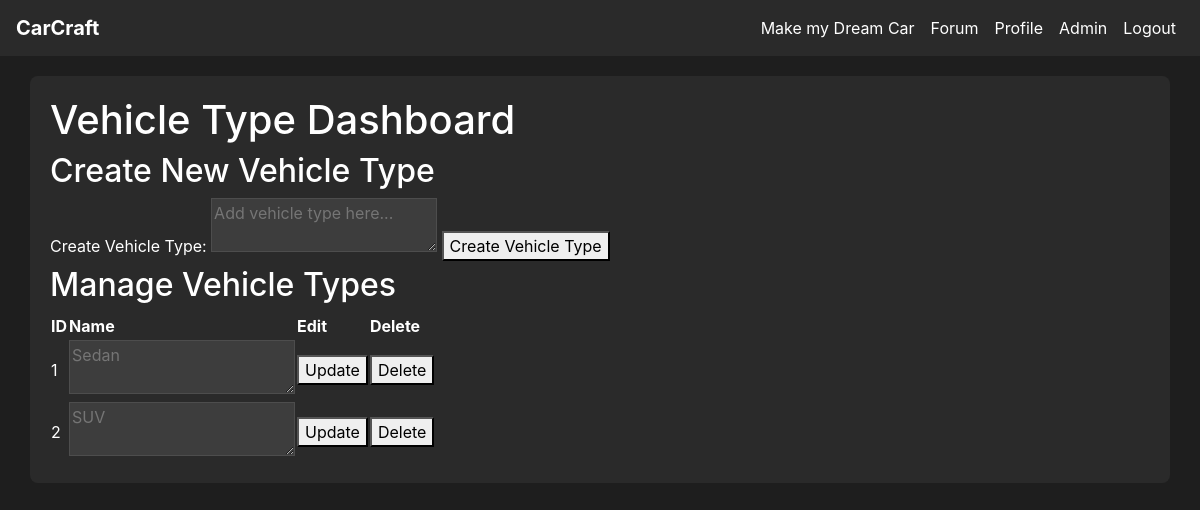
Before: /vehicle_type (signed in) with the older database file.
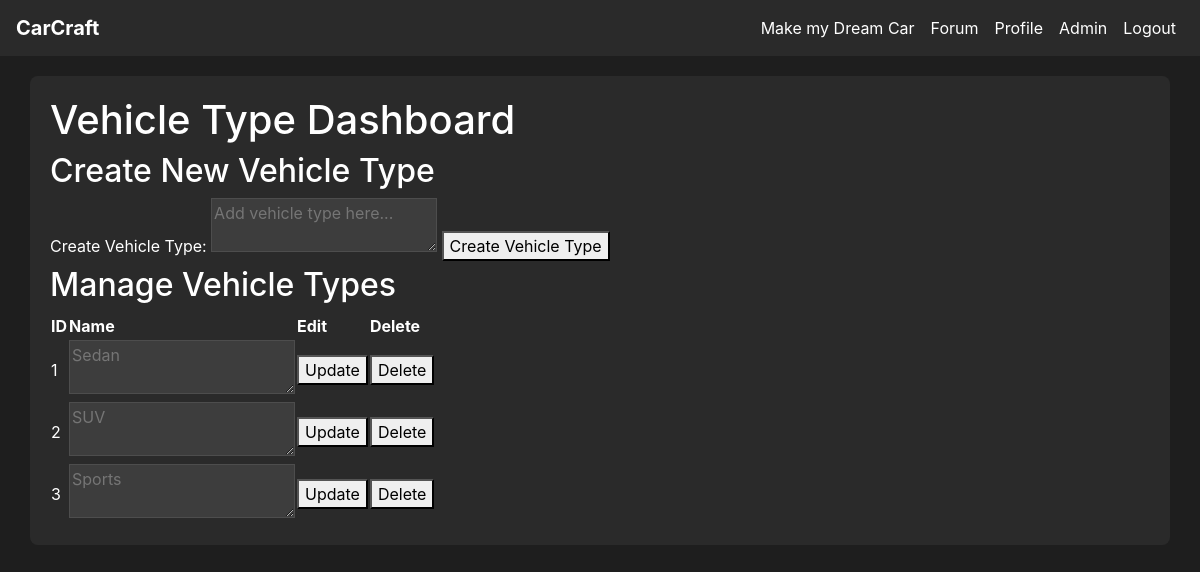
After: the same page with the newer database file.
### tables this page shows
CREATE TABLE vehicle_type (
    type_id INTEGER PRIMARY KEY AUTOINCREMENT,
    name VARCHAR(20) NOT NULL
);

### app.py (the view, shortened to what this page needs)
@app.route('/vehicle_type', methods=["GET", 'POST'])
@login_required
def vehicle_type():
    if not current_user.admin:
        flash('Access denied. Admin privileges required.')
        return redirect(url_for('home'))
    conn = get_db_connection()
    vehicle_types = conn.execute('SELECT * FROM vehicle_type').fetchall()
    conn.close()
    return render_template('vehicle_type.html', vehicle_types=vehicle_types)

### app.py (called while the page is built)
def get_db_connection():
    conn = sqlite3.connect(DATABASE)
    conn.row_factory = sqlite3.Row  # This enables column access by name: row['column_name']
    return conn

@login_manager.user_loader
def load_user(user_id):
    return User.get(user_id)

    @staticmethod
    def get(user_id):
        conn = get_db_connection()
        user_data = conn.execute('SELECT * FROM user WHERE user_id = ?', (user_id,)).fetchone()
        conn.close()
        if user_data:
            return User(
                user_id=user_data['user_id'],
                username=user_data['username'],
                email=user_data['email'],
                password_hash=user_data['password_hash'],
                admin=bool(user_data['admin'])
            )
        return None

### templates/vehicle_type.html
{% extends "base.html" %}
{% block content %}
    <h1> Vehicle Type Dashboard </h1>
    <h2> Create New Vehicle Type </h2>
    <form method="POST">
        <label for="name">Create Vehicle Type:</label>
        <textarea id="name" name="name" placeholder="Add vehicle type here..." maxlength="20" required></textarea>
        <button type="submit">Create Vehicle Type</button>
    </form>
    <h2> Manage Vehicle Types </h2>
    {% if vehicle_types %}
    <table>
        <thead>
            <th>ID</th>
            <th>Name</th>
            <th>Edit</th>
            <th>Delete</th>
        </thead>
        <tbody>
            {% for item in vehicle_types %}
                <tr>
                    <td> {{ item.type_id }} </td>
                        <form method="POST" action="{{ url_for('vehicle_type_edit', type_id=item.type_id) }}">
                            <td>
                                <textarea id="name" name="name" placeholder="{{ item.name }}" maxlength="20" required></textarea>
                            </td>
                            <td>
                                <button type="submit" onclick="return confirm('Are you sure you want to update this vehicle type?')">Update</button>
                            </td>
                        </form>
                    <td>
                        <form method="POST" action="{{ url_for('vehicle_type_delete', type_id=item.type_id) }}" style="display: inline;">
                            <button type="submit" onclick="return confirm('Are you sure you want to delete this vehicle type?')">Delete</button>
                        </form>
                    </td>
                </tr>
            {% endfor %}
        </tbody>
    </table>
    {% else %}
        <p> No vehicle types exist in the database. </p>
    {% endif %}
{% endblock %}

Changed rows visible on the page:
added vehicle_type: type_id "3", name "Sports"
